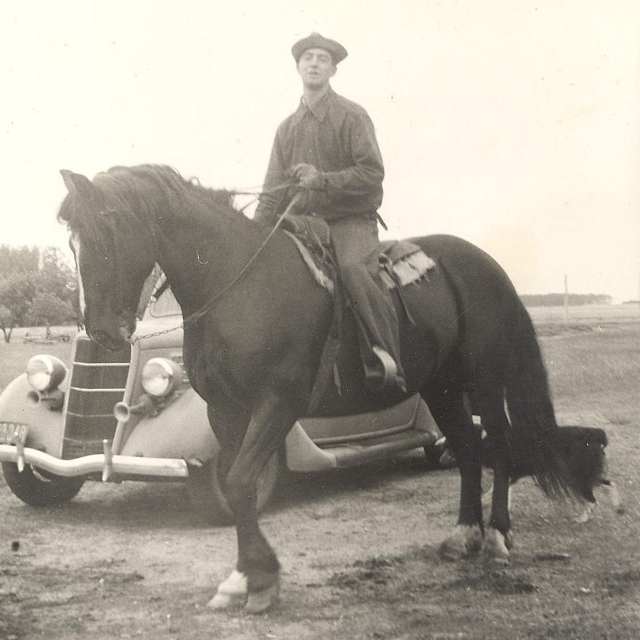
#> input picture Python_Projects/DadBillyCar.jpg, 1280 x 1280 px (shown at 1/2 size)
$ python Images.py
#> lines starting #> are read from the running program, lines starting #| are printed output that depends on the picture
#> the answer given: DadBillyCar.jpg
#> the answer given: out.png
#> the answer given: 100
from PIL import Image

def resize_image(input_path, output_path, new_width):

#> called with input_path = 'DadBillyCar.jpg', output_path = 'out.png', new_width = 100
	try:

		with Image.open(input_path) as img:
			#get original dimensions
#> img is the input picture: PIL image 1280x1280 RGB; mean R, G, B 171, 166.2, 154.7
			width,height = img.size
#> width = 1280; height = 1280
			print(f"Orignal size: {width} X {height}")
#| Orignal size: 1280 X 1280

			# Aspect ratio is height / width.
			# We know the new_width, so can use the
			# aspect ratio to figure the new width.
			aspect_ratio = height / width
#> aspect_ratio = 1
			new_height = int(new_width * aspect_ratio)
#> new_height = 100

			resized_image = img.resize((new_width, new_height))
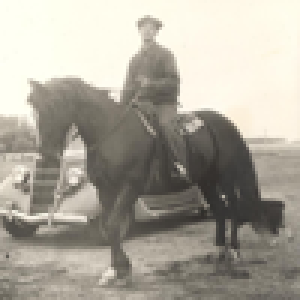
#> resized_image: PIL image 100x100 RGB (shown 3 times larger); mean R, G, B 171, 166.2, 154.7

			resized_image.save(output_path)

			print(f"Image resized and saved in {output_path}. New Size is {new_width} x {new_height}.")
#| Image resized and saved in out.png. New Size is 100 x 100.

	except IOError:
		print("Error")
		print(f"Input path is {input_path})")
		print(f"Output path is {output_path})")
		print(f"Unable to open or save the image. Please check the file paths.")

def image_resizer():
	input_path = input("Enter the path of the image to resize: ")
	output_path = input("Enter the output path for the resized image: ")
	new_width = int(input("Enter the new width for the resized image: "))
	resize_image(input_path, output_path, new_width)


image_resizer()
